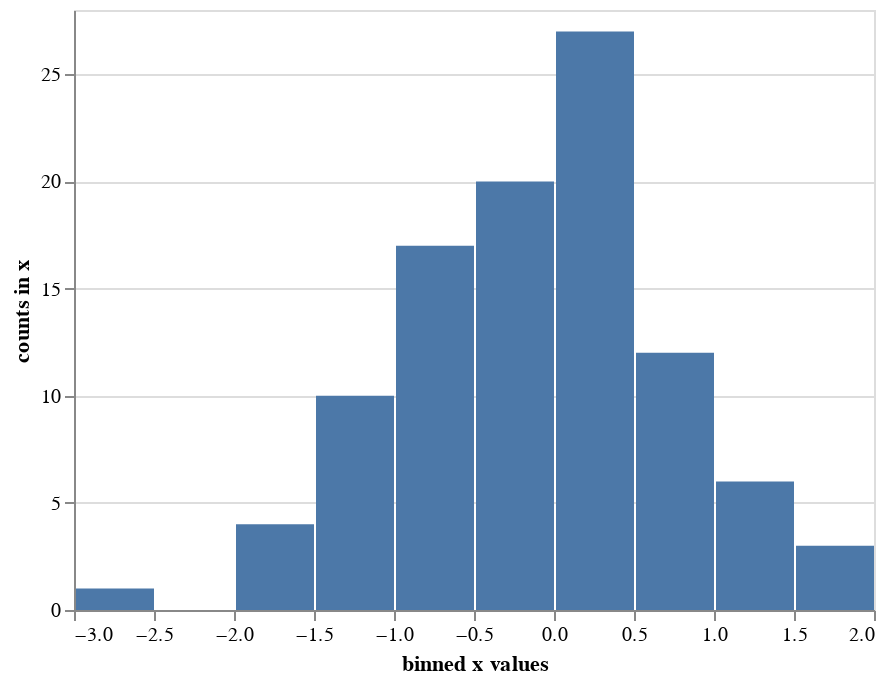

Write notebook code for a chart like this one.
### Markdown cell above
We can explicitly set the axis titles using the ``title`` argument to the encoding:

### Code cell
alt.Chart(data).mark_bar().encode(
    x=alt.X('x', bin=True, title='binned x values'),
    y=alt.Y('count()', title='counts in x')
)

### Figure 1 — Vega-Lite specification as saved in the notebook (floating-point values rounded to 4 significant figures)
{"$schema": "https://vega.github.io/schema/vega-lite/v2.4.1.json", "config": {"view": {"height": 300, "width": 400}}, "data": {"values": [{"x": 0.4967, "y": -0.1383}, {"x": 0.6477, "y": 1.523}, {"x": -0.2342, "y": -0.2341}, {"x": 1.579, "y": 0.7674}, {"x": -0.4695, "y": 0.5426}, {"x": -0.4634, "y": -0.4657}, {"x": 0.242, "y": -1.913}, {"x": -1.725, "y": -0.5623}, {"x": -1.013, "y": 0.3142}, {"x": -0.908, "y": -1.412}, {"x": 1.466, "y": -0.2258}, {"x": 0.06753, "y": -1.425}, {"x": -0.5444, "y": 0.1109}, {"x": -1.151, "y": 0.3757}, {"x": -0.6006, "y": -0.2917}, {"x": -0.6017, "y": 1.852}, {"x": -0.0135, "y": -1.058}, {"x": 0.8225, "y": -1.221}, {"x": 0.2089, "y": -1.96}, {"x": -1.328, "y": 0.1969}, {"x": 0.7385, "y": 0.1714}, {"x": -0.1156, "y": -0.3011}, {"x": -1.479, "y": -0.7198}, {"x": -0.4606, "y": 1.057}, {"x": 0.3436, "y": -1.763}, {"x": 0.3241, "y": -0.3851}, {"x": -0.6769, "y": 0.6117}, {"x": 1.031, "y": 0.9313}, {"x": -0.8392, "y": -0.3092}, {"x": 0.3313, "y": 0.9755}, {"x": -0.4792, "y": -0.1857}, {"x": -1.106, "y": -1.196}, {"x": 0.8125, "y": 1.356}, {"x": -0.07201, "y": 1.004}, {"x": 0.3616, "y": -0.6451}, {"x": 0.3614, "y": 1.538}, {"x": -0.03583, "y": 1.565}, {"x": -2.62, "y": 0.8219}, {"x": 0.08705, "y": -0.299}, {"x": 0.09176, "y": -1.988}, {"x": -0.2197, "y": 0.3571}, {"x": 1.478, "y": -0.5183}, {"x": -0.8085, "y": -0.5018}, {"x": 0.9154, "y": 0.3288}, {"x": -0.5298, "y": 0.5133}, {"x": 0.09708, "y": 0.9686}, {"x": -0.7021, "y": -0.3277}, {"x": -0.3921, "y": -1.464}, {"x": 0.2961, "y": 0.2611}, {"x": 0.005113, "y": -0.2346}, {"x": -1.415, "y": -0.4206}, {"x": -0.3427, "y": -0.8023}, {"x": -0.1613, "y": 0.4041}, {"x": 1.886, "y": 0.1746}, {"x": 0.2576, "y": -0.07445}, {"x": -1.919, "y": -0.02651}, {"x": 0.06023, "y": 2.463}, {"x": -0.1924, "y": 0.3015}, {"x": -0.03471, "y": -1.169}, {"x": 1.143, "y": 0.7519}, {"x": 0.791, "y": -0.9094}, {"x": 1.403, "y": -1.402}, {"x": 0.5869, "y": 2.19}, {"x": -0.9905, "y": -0.5663}, {"x": 0.09965, "y": -0.5035}, {"x": -1.551, "y": 0.06856}, {"x": -1.062, "y": 0.4736}, {"x": -0.9194, "y": 1.55}, {"x": -0.7833, "y": -0.3221}, {"x": 0.8135, "y": -1.231}, {"x": 0.2275, "y": 1.307}, {"x": -1.607, "y": 0.1846}, {"x": 0.2599, "y": 0.7818}, {"x": -1.237, "y": -1.32}, {"x": 0.5219, "y": 0.297}, {"x": 0.2505, "y": 0.3464}, {"x": -0.68, "y": 0.2323}, {"x": 0.2931, "y": -0.7144}, {"x": 1.866, "y": 0.4738}, {"x": -1.191, "y": 0.6566}, {"x": -0.9747, "y": 0.7871}, {"x": 1.159, "y": -0.8207}, {"x": 0.9634, "y": 0.4128}, {"x": 0.8221, "y": 1.897}, {"x": -0.2454, "y": -0.7537}, {"x": -0.8895, "y": -0.8158}, {"x": -0.0771, "y": 0.3412}, {"x": 0.2767, "y": 0.8272}, {"x": 0.013, "y": 1.454}, {"x": -0.2647, "y": 2.72}, {"x": 0.6257, "y": -0.8572}, {"x": -1.071, "y": 0.4825}, {"x": -0.2235, "y": 0.714}, {"x": 0.4732, "y": -0.07283}, {"x": -0.8468, "y": -1.515}, {"x": -0.4465, "y": 0.8564}, {"x": 0.2141, "y": -1.246}, {"x": 0.1732, "y": 0.3853}, {"x": -0.8839, "y": 0.1537}, {"x": 0.05821, "y": -1.143}]}, "encoding": {"x": {"bin": true, "field": "x", "title": "binned x values", "type": "quantitative"}, "y": {"aggregate": "count", "title": "counts in x", "type": "quantitative"}}, "mark": "bar"}
